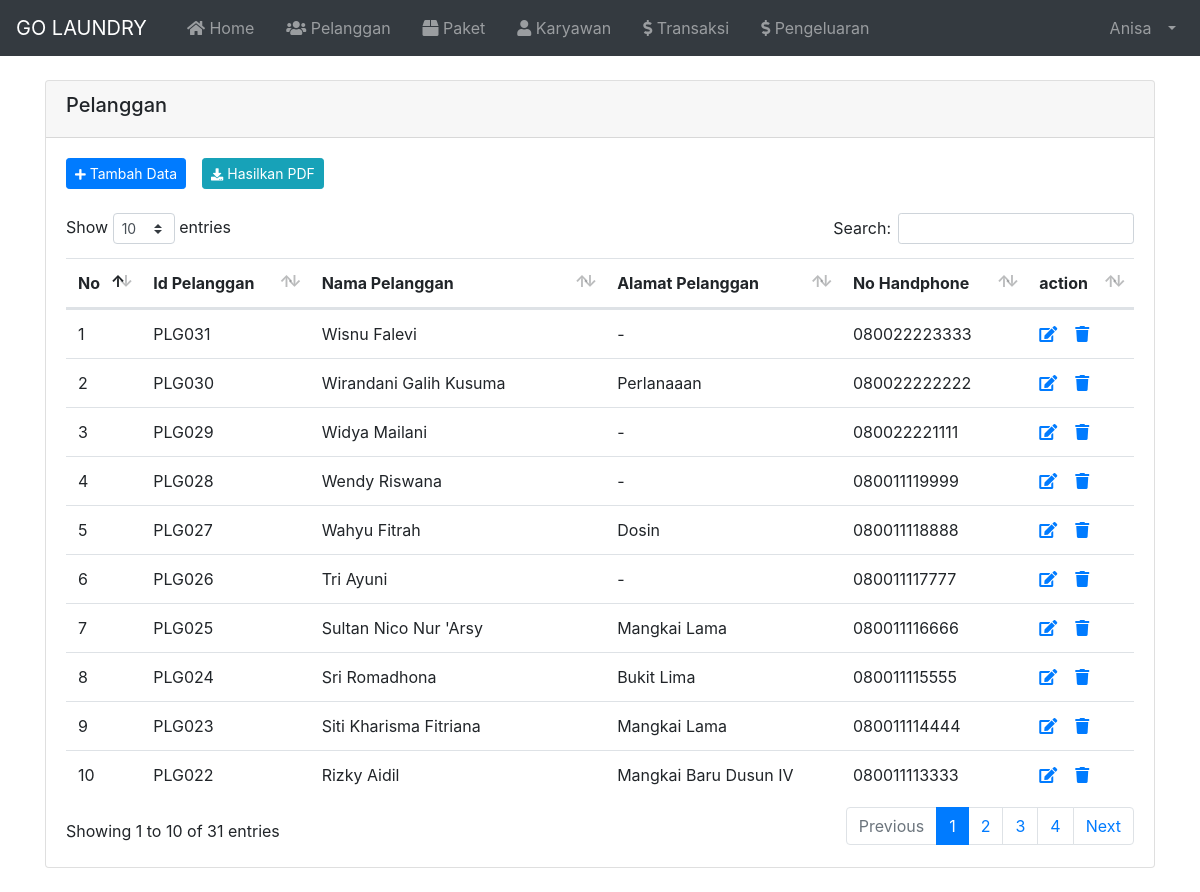
/index.php?page=Pelanggan (signed in), run on the app's committed database.
### tables this page shows
CREATE TABLE `tbl_karyawan` (
  `id` int(11) NOT NULL,
  `nama` varchar(100) NOT NULL,
  `username` varchar(30) NOT NULL,
  `password` varchar(255) NOT NULL,
  `email` varchar(255) NOT NULL,
  `no_hp` varchar(20) NOT NULL,
  `alamat` varchar(100) NOT NULL,
  `catatan` varchar(255) NOT NULL,
  `image` varchar(255) NOT NULL,
  `role` varchar(20) NOT NULL
);

CREATE TABLE `tbl_pelanggan` (
  `id` varchar(10) NOT NULL,
  `nama` varchar(100) NOT NULL,
  `alamat` varchar(255) NOT NULL,
  `no_hp` varchar(20) NOT NULL
);

### index.php (called while the page is built, shortened)
<?php
  require 'load/config.php';
  require 'load/function.php';
?>
<?php require_once 'header.php'; ?>
<?php require 'content.php'; ?>
<?php require_once 'footer.php'; ?>

### load/function.php (called while the page is built, shortened)
<?php
  require 'config.php';
  function viewDatas( $query ) {
    global $koneksi;
    $result = mysqli_query($koneksi, $query);
    $rows = [];
      while ($row = mysqli_fetch_assoc($result)) {
        $rows[] = $row;
      }
    return $rows;
  }
  function viewAllData($tabel) {
    global $koneksi;
    $query = "SELECT * FROM $tabel ORDER BY id DESC";
    $result = mysqli_query($koneksi, $query);
    $rows = [];
      while ($row = mysqli_fetch_assoc($result)) {
        $rows[] = $row;
      }
    return $rows;
  }
?>

### page/pelanggan/pelanggan.php (the view, shortened to what this page needs)
<div class="container">
  <div class="card mt-4 mb-4">
    <div class="card-header">
      <h5>Pelanggan</h5>
    </div>
    <div class="card-body">
      <div class="d-flex justify-content-start mb-4">
        <a href="?page=TambahPelanggan" type="button" class="btn btn-sm btn-primary mr-3"><i class="fas fa-plus fa-sm text-white"></i> Tambah Data</a>
        <a href="page/pelanggan/laporanpelanggan.php" target="_blank" type="button" class="btn btn-sm btn-info mr-3"><i class="fas fa-download fa-sm text-white"></i> Hasilkan PDF</a>
      </div>
      <table id="dataTables" class="table table-hover">
        <thead>
          <tr>
            <th>No</th>
            <th>Id Pelanggan</th>
            <th>Nama Pelanggan</th>
            <th>Alamat Pelanggan</th>
            <th>No Handphone</th>
            <th>action</th>
          </tr>
        </thead>
        <tbody>
          <?php $no = 1; ?>
          <?php $pelanggan = viewAllData("tbl_pelanggan"); ?>
          <?php foreach($pelanggan as $data) : ?>
          <tr>
            <td><?= $no++;?></td>
            <td><?= $data['id']; ?></td>
            <td><?= $data['nama']; ?></td>
            <td><?= $data['alamat']; ?></td>
            <td><?= $data['no_hp']; ?></td>
            <td>
              <a href="?page=EditPelanggan&id=<?php echo $data['id']; ?>">
                <span class="fas fa-edit"></span>
              </a>
              <?php
                $id = $data['id'];
                $result = viewDatas("SELECT * FROM `tbl_transaksi` WHERE tbl_transaksi.id_pelanggan = '$id'");
                if ( count($result) > 0 ) { ?>
                <a href="#"
                  onclick="return confirm('Data sedang digunakan');">
                  <span class="fas fa-trash"></span>
              <?php } else { ?>
                <a href="?page=HapusPelanggan&id=<?php echo $data['id']; ?>"
                  onclick="return confirm('Yakin ingin hapus <?= $data['nama']; ?>');">
                  <span class="fas fa-trash"></span>
              <?php } ?>
            </td>
          </tr>
          <?php endforeach; ?>
        </tbody>
      </table>
    </div>
  </div>
</div>

### header.php (shortened to what this page needs)
<?php
$id = $_SESSION['id'];
$result = mysqli_query($koneksi, "SELECT * FROM tbl_karyawan WHERE id = '$id'");
$user = mysqli_fetch_assoc($result);
?>
<!DOCTYPE html>
<html lang="en">
<head>
	<link rel="stylesheet" href="asset/vendor/bootstrap-4.5.3/css/bootstrap.min.css">
	<link rel="stylesheet" href="asset/vendor/fontawesome/css/all.min.css">
	<link rel="stylesheet" href="asset/vendor/datatables-b4/datatables.min.css">
</head>
<body>
	<nav class="navbar navbar-expand-lg navbar-dark bg-dark">
		<a class="navbar-brand" href="index.php">
			GO LAUNDRY
		</a>
		<div class="collapse navbar-collapse" id="navbarSupportedContent">
			<ul class="navbar-nav mr-auto">
				<li class="nav-item ml-3">
					<a class="nav-link" href="index.php"><i class="fas fa-home"></i> Home</a>
				</li>
				<li class="nav-item ml-3">
					<a class="nav-link" href="?page=Pelanggan"><i class="fas fa-users"></i> Pelanggan</a>
				</li>
				<li class="nav-item ml-3">
					<a class="nav-link" href="?page=Paket"><i class="fas fa-box"></i> Paket</a>
				</li>
				<?php if ($user['role'] == 'Admin'): ?>
					<li class="nav-item ml-3">
						<a class="nav-link" href="?page=Karyawan"><i class="fas fa-user"></i> Karyawan</a>
					</li>
				<?php endif; ?>
				<li class="nav-item ml-3">
					<a class="nav-link " href="?page=Transaksi"><i class="fas fa-dollar-sign"></i> Transaksi</a>
				</li>
				<li class="nav-item ml-3">
					<a class="nav-link " href="?page=Pengeluaran"><i class="fas fa-dollar-sign"></i> Pengeluaran</a>
				</li>
			</ul>
			<ul class="navbar-nav ml-auto">
				<li class="nav-item dropdown">
					<a class="nav-link dropdown-toggle" href="#" id="userDropdown" role="button" data-toggle="dropdown"
						aria-haspopup="true" aria-expanded="false">
						<span class="mr-2 d-none d-lg-inline">
							<?= $user['nama']; ?>
						</span>
					</a>
				</li>
			</ul>
		</div>
	</nav>
</body>

### data on the page
tbl_karyawan: nama "Anisa"
tbl_pelanggan: id "PLG031", nama "Wisnu Falevi", alamat "-", no_hp "080022223333"
tbl_pelanggan: id "PLG030", nama "Wirandani Galih Kusuma", alamat "Perlanaaan", no_hp "080022222222"
tbl_pelanggan: id "PLG029", nama "Widya Mailani", alamat "-", no_hp "080022221111"
tbl_pelanggan: id "PLG028", nama "Wendy Riswana", alamat "-", no_hp "080011119999"
tbl_pelanggan: id "PLG027", nama "Wahyu Fitrah", alamat "Dosin", no_hp "080011118888"
tbl_pelanggan: id "PLG026", nama "Tri Ayuni", alamat "-", no_hp "080011117777"
tbl_pelanggan: id "PLG025", nama "Sultan Nico Nur 'Arsy", alamat "Mangkai Lama", no_hp "080011116666"
tbl_pelanggan: id "PLG024", nama "Sri Romadhona", alamat "Bukit Lima", no_hp "080011115555"
tbl_pelanggan: id "PLG023", nama "Siti Kharisma Fitriana", alamat "Mangkai Lama", no_hp "080011114444"
tbl_pelanggan: id "PLG022", nama "Rizky Aidil", alamat "Mangkai Baru Dusun IV", no_hp "080011113333"
